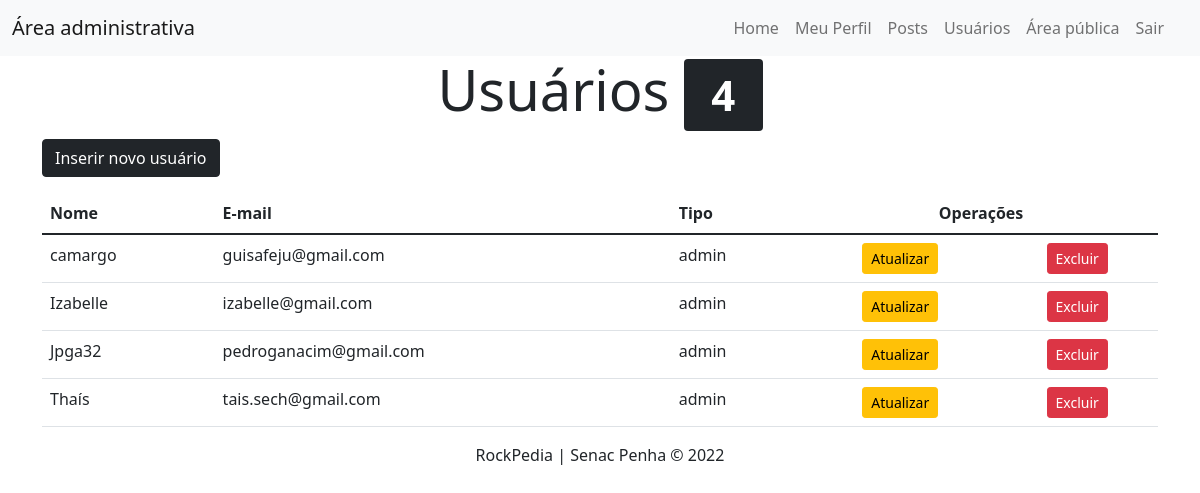
The app's page /admin/usuarios.php (signed in) with its own data.
### tables this page shows
CREATE TABLE `usuarios` (
  `id` smallint(6) NOT NULL,
  `nome` varchar(45) NOT NULL,
  `email` varchar(40) NOT NULL,
  `senha` varchar(255) NOT NULL,
  `tipo` enum('admin','editor') NOT NULL
);

### includes/funcoes-usuarios.php (called while the page is built, shortened)
<?php
function lerUsuarios(mysqli $conexao): array
{
    $sql = "SELECT id, nome, email, tipo FROM usuarios ORDER BY nome";
    $resultado = mysqli_query($conexao, $sql) or die(mysqli_error($conexao));
    $usuarios = [];
    while ($usuario = mysqli_fetch_assoc($resultado)) {
        array_push($usuarios, $usuario);
    }
    return $usuarios;
}

### admin/usuarios.php (the view, shortened to what this page needs)
<?php
require "../includes/funcoes-usuarios.php";
require "../includes/header-admin.php";
$usuarios = lerUsuarios($conexao);
$quantidade = count($usuarios);
?>
<h2 class="text-center display-4">
	Usuários <span class="badge bg-dark"><?= $quantidade ?></span>
</h2>
<p class="lead text-right">
	<a class="btn btn-dark" href="usuario-insere.php">Inserir novo usuário</a>
</p>
<div class="table-responsive">
	<table class="table table-hover">
		<thead class="thead-light">
			<tr>
				<th>Nome</th>
				<th>E-mail</th>
				<th>Tipo</th>
				<th colspan="2" class="text-center">Operações</th>
			</tr>
		</thead>
		<tbody>
			<?php
			foreach ($usuarios as $usuario) {
			?>
				<tr>
					<td> <?= $usuario['nome'] ?> </td>
					<td> <?= $usuario['email'] ?> </td>
					<td> <?= $usuario['tipo'] ?> </td>
					<td class="text-center">
						<a class="btn btn-warning btn-sm" href="usuario-atualiza.php?id=<?= $usuario['id'] ?>">
							Atualizar
						</a>
					</td>
					<td class="text-center">
						<a class="btn btn-danger btn-sm excluir" href="usuario-exclui.php?id=<?= $usuario['id'] ?>">
							Excluir
						</a>
					</td>
				</tr>
			<?php } ?>
		</tbody>
	</table>
</div>
<?php
require "../includes/footer-admin.php";
?>

### includes/header-admin.php (shortened to what this page needs)
<!DOCTYPE html>
<html lang="pt-br">
<head>
    <link href="https://cdn.jsdelivr.net/npm/bootstrap@5.1.3/dist/css/bootstrap.min.css" rel="stylesheet">
    <link rel="stylesheet" href="slick/slick.css">
    <link rel="stylesheet" href="slick/slick-theme.css">
    <link rel="stylesheet" href="https://cdnjs.cloudflare.com/ajax/libs/font-awesome/6.1.1/css/all.min.css" />
    <link rel="stylesheet" href="style.css">
</head>
<body>
    <header>
    <nav class="navbar navbar-light navbar-expand-lg sticky-top bg-light fixed-top">
        <div class="container-fluid">
            <a class="navbar-brand" href="index.php">Área administrativa</a>
            <div class="offcanvas offcanvas-end" tabindex="-1" id="offcanvasNavbar" aria-labelledby="offcanvasNavbarLabel">
                <div class="offcanvas-body">
                    <ul class="navbar-nav justify-content-end flex-grow-1 pe-3">
                        <li class="nav-item">
                            <a class="nav-link" aria-current="page" href="index.php">Home</a>
                        </li>
                            <li class="nav-item">
                                <a class="nav-link" aria-current="page" href="meu-perfil.php">Meu Perfil</a>
                            </li>
                            <li class="nav-item">
                                <a class="nav-link" aria-current="page" href="posts.php">Posts</a>
                            </li>
                            <?php if ($_SESSION['tipo'] == 'admin') { ?>
                            <li class="nav-item">
                                <a class="nav-link" aria-current="page" href="usuarios.php">Usuários</a>
                            </li>
                            <?php } ?>
                            <li class="nav-item">
                                <a class="nav-link" aria-current="page" href="../index.php">Área pública</a>
                            </li>
                            <li class="nav-item">
                                <a class="nav-link" aria-current="page" href="?sair">Sair</a>
                            </li>
                        </ul>
                    </div>
                </div>
            </div>
        </nav>
    </header>
<main class="container">

### includes/footer-admin.php (shortened to what this page needs)
</main>
<footer>
    <p class="text-center">RockPedia | Senac Penha &copy; 2022</p>
</footer>
</body>
</html>

### style.css (style rules this page uses)
*, *::after, *::before { box-sizing: border-box; }

### records on screen
usuarios: nome "camargo", email "guisafeju@gmail.com", tipo "admin"
usuarios: nome "Izabelle", email "izabelle@gmail.com", tipo "admin"
usuarios: nome "Jpga32", email "pedroganacim@gmail.com", tipo "admin"
usuarios: nome "Thaís", email "tais.sech@gmail.com", tipo "admin"

### other values on screen
$quantidade "4"
